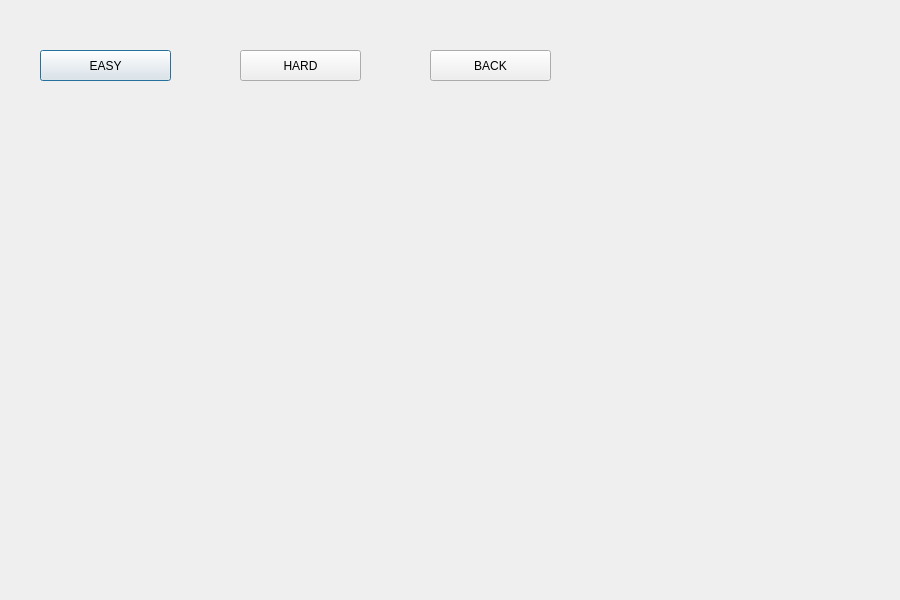
<?xml version="1.0" encoding="UTF-8"?>
<ui version="4.0">
 <class>Dialog1</class>
 <widget class="QDialog" name="Dialog1">
  <property name="geometry">
   <rect>
    <x>0</x>
    <y>0</y>
    <width>900</width>
    <height>600</height>
   </rect>
  </property>
  <property name="windowTitle">
   <string>Dialog</string>
  </property>
  <widget class="QLabel" name="label">
   <property name="geometry">
    <rect>
     <x>-14</x>
     <y>4</y>
     <width>961</width>
     <height>621</height>
    </rect>
   </property>
   <property name="text">
    <string/>
   </property>
   <property name="pixmap">
    <pixmap resource="home_image.qrc">:/pics/bike2.jpg</pixmap>
   </property>
   <property name="scaledContents">
    <bool>true</bool>
   </property>
  </widget>
  <widget class="QPushButton" name="pushButton">
   <property name="geometry">
    <rect>
     <x>40</x>
     <y>50</y>
     <width>131</width>
     <height>31</height>
    </rect>
   </property>
   <property name="text">
    <string>EASY</string>
   </property>
  </widget>
  <widget class="QPushButton" name="pushButton_2">
   <property name="geometry">
    <rect>
     <x>240</x>
     <y>50</y>
     <width>121</width>
     <height>31</height>
    </rect>
   </property>
   <property name="text">
    <string>HARD</string>
   </property>
  </widget>
  <widget class="QPushButton" name="pushButton_3">
   <property name="geometry">
    <rect>
     <x>430</x>
     <y>50</y>
     <width>121</width>
     <height>31</height>
    </rect>
   </property>
   <property name="text">
    <string>BACK</string>
   </property>
  </widget>
 </widget>
 <resources>
  <include location="home_image.qrc"/>
 </resources>
 <connections/>
</ui>
